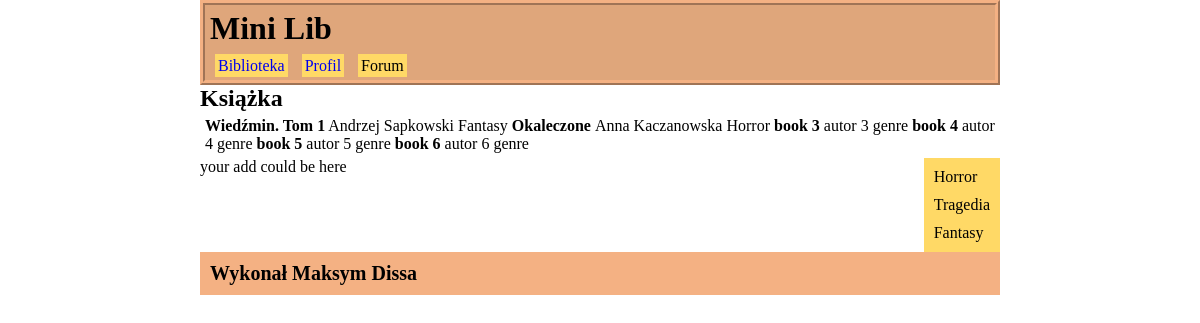
The app's page /index_0.php with its own data.
### tables this page shows
CREATE TABLE `book` (
  `id` int(11) NOT NULL,
  `name` varchar(30) NOT NULL,
  `autor` varchar(30) NOT NULL,
  `genre` varchar(30) NOT NULL
);

### part/pobierz_dane.php (the view, shortened to what this page needs)
<?php
$sql = "SELECT * FROM `book` WHERE 1";
$result = $conn->query($sql);
if($result->num_rows > 0)
{
while($row = $result->fetch_assoc())
{
    echo "<tr>
        <td title='link do ksiazki...'><b>".$row["name"]."</b></td>
        <td>" . $row["autor"]. "</td>
        <td>" . $row["genre"]. "</td>
    </tr>";
}
}
else
{
  echo "0 results";
}
?>

### index_0.php (shortened to what this page needs)
<!DOCTYPE html>
<html>
<head lang="pl-PL">
	<link rel="stylesheet" type="text/css" href="part/style/style_1.css">
</head>
<body>
	<div class="strona">
		<div class="header">
		<h1>Mini Lib</h1>
			<ul>
				<li><a href="part/biblioteka.php">Biblioteka</a></li>
				<li><a href="part/profile.php">Profil</a></li>
				<li title="work in progress...">Forum</li>
			</ul>
		</div>
		<div class="left_panel">
			<h2>Książka</h2>
			<div class="list">
			<div class="book">
				<?php
					require("part/connect.php");
					require 'part/pobierz_dane.php';
				?>
			</div>
			</div>
			<div class="genre">
			<ul>
				<li>Horror</li>
				<li>Tragedia</li>
				<li>Fantasy</li>
			</ul>
			</div>
		</div>
		<div class="right_panel">
			your add could be here
		</div>
		<div class="footer">
			<?php require 'part/footer.php' ?>
		</div>
	</div>
</body>
</html>

### part/footer.php (shortened to what this page needs)
<!DOCTYPE html>
<html lang="en">
<head>
</head>
<body>
    <p><b>Wykonał Maksym Dissa</b></p>
</body>
</html>

### part/style/style_1.css (style rules this page uses)
* { margin: 0px; padding: 0px; box-sizing: border-box; list-style: none; text-decoration: none; }
.strona { min-width: 200px; max-width: 800px; margin: 0px auto; }
.header { padding: 5px; background-color: #DFA67B; border: 5px #F4B183 ridge; }
.header h1 { padding-bottom: 10px; }
.header ul li { background-color: #FFD966; margin: 5px; padding: 3px; transition: 0.2s; }
.header ul li a { transition: 0.2s; }
ul li { display: inline; }
.list { float: left; padding: 5px; }
.genre { float: right; padding: 5px; background-color: #FFD966; }
.genre ul li { padding: 5px; display: inherit; }
.footer { clear: both; background-color: #F4B183; padding: 10px; font-size: 20px; }

### records on screen
book: name "Wiedźmin. Tom 1", autor "Andrzej Sapkowski", genre "Fantasy"
book: name "Okaleczone", autor "Anna Kaczanowska", genre "Horror"
book: name "book 3", autor "autor 3", genre "genre"
book: name "book 4", autor "autor 4", genre "genre"
book: name "book 5", autor "autor 5", genre "genre"
book: name "book 6", autor "autor 6", genre "genre"
